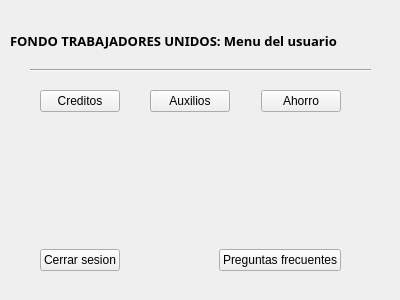
<?xml version="1.0" encoding="UTF-8"?>
<ui version="4.0">
 <class>MenuUsuario</class>
 <widget class="QWidget" name="MenuUsuario">
  <property name="geometry">
   <rect>
    <x>0</x>
    <y>0</y>
    <width>400</width>
    <height>300</height>
   </rect>
  </property>
  <property name="windowTitle">
   <string>FondoTrabajadoresUnidos(Asociado)</string>
  </property>
  <widget class="Line" name="line">
   <property name="geometry">
    <rect>
     <x>30</x>
     <y>60</y>
     <width>341</width>
     <height>21</height>
    </rect>
   </property>
   <property name="orientation">
    <enum>Qt::Horizontal</enum>
   </property>
  </widget>
  <widget class="QWidget" name="layoutWidget">
   <property name="geometry">
    <rect>
     <x>40</x>
     <y>90</y>
     <width>301</width>
     <height>181</height>
    </rect>
   </property>
   <layout class="QVBoxLayout" name="verticalLayout">
    <item>
     <layout class="QHBoxLayout" name="horizontalLayout">
      <item>
       <widget class="QPushButton" name="pushButton_5">
        <property name="text">
         <string>Creditos</string>
        </property>
       </widget>
      </item>
      <item>
       <spacer name="horizontalSpacer">
        <property name="orientation">
         <enum>Qt::Horizontal</enum>
        </property>
        <property name="sizeHint" stdset="0">
         <size>
          <width>40</width>
          <height>20</height>
         </size>
        </property>
       </spacer>
      </item>
      <item>
       <widget class="QPushButton" name="pushButton_7">
        <property name="text">
         <string>Auxilios</string>
        </property>
       </widget>
      </item>
      <item>
       <spacer name="horizontalSpacer_2">
        <property name="orientation">
         <enum>Qt::Horizontal</enum>
        </property>
        <property name="sizeHint" stdset="0">
         <size>
          <width>40</width>
          <height>20</height>
         </size>
        </property>
       </spacer>
      </item>
      <item>
       <widget class="QPushButton" name="pushButton_6">
        <property name="text">
         <string>Ahorro</string>
        </property>
       </widget>
      </item>
     </layout>
    </item>
    <item>
     <spacer name="verticalSpacer">
      <property name="orientation">
       <enum>Qt::Vertical</enum>
      </property>
      <property name="sizeHint" stdset="0">
       <size>
        <width>20</width>
        <height>40</height>
       </size>
      </property>
     </spacer>
    </item>
    <item>
     <layout class="QHBoxLayout" name="horizontalLayout_2">
      <item>
       <widget class="QPushButton" name="pushButton">
        <property name="text">
         <string>Cerrar sesion</string>
        </property>
       </widget>
      </item>
      <item>
       <spacer name="horizontalSpacer_3">
        <property name="orientation">
         <enum>Qt::Horizontal</enum>
        </property>
        <property name="sizeHint" stdset="0">
         <size>
          <width>40</width>
          <height>20</height>
         </size>
        </property>
       </spacer>
      </item>
      <item>
       <widget class="QPushButton" name="pushButton_2">
        <property name="text">
         <string>Preguntas frecuentes</string>
        </property>
       </widget>
      </item>
     </layout>
    </item>
   </layout>
  </widget>
  <widget class="QLabel" name="label">
   <property name="geometry">
    <rect>
     <x>10</x>
     <y>20</y>
     <width>371</width>
     <height>41</height>
    </rect>
   </property>
   <property name="font">
    <font>
     <family>Arial Black</family>
     <pointsize>10</pointsize>
     <weight>75</weight>
     <bold>true</bold>
    </font>
   </property>
   <property name="text">
    <string>FONDO TRABAJADORES UNIDOS: Menu del usuario</string>
   </property>
  </widget>
 </widget>
 <resources/>
 <connections>
  <connection>
   <sender>pushButton_2</sender>
   <signal>clicked()</signal>
   <receiver>MenuUsuario</receiver>
   <slot>show()</slot>
   <hints>
    <hint type="sourcelabel">
     <x>284</x>
     <y>255</y>
    </hint>
    <hint type="destinationlabel">
     <x>368</x>
     <y>265</y>
    </hint>
   </hints>
  </connection>
 </connections>
</ui>
